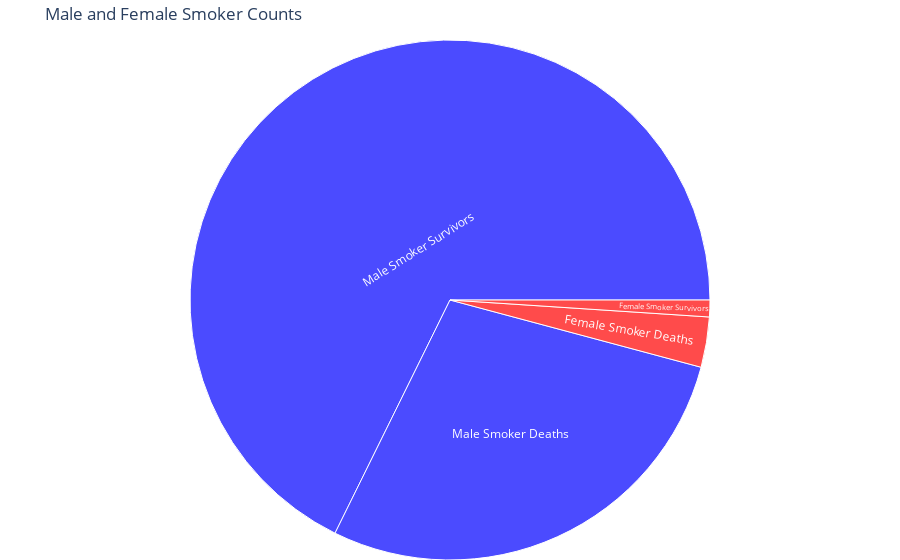

The notebook cell saved with this chart:
### Code cell
import plotly.express as px

# Create a DataFrame

df = pd.DataFrame({
    'Categories': ['Male Smoker Deaths', 'Female Smoker Deaths', 'Male Smoker Survivors', 'Female Smoker Survivors'],
    'Counts': [27, 3, 65, 1]
})

# Create a sunburst chart
fig = px.sunburst(df, path=['Categories'], values='Counts', color='Categories',
                  color_discrete_map={'Male Smoker Deaths': 'blue', 'Female Smoker Deaths': 'red',
                                      'Male Smoker Survivors': 'blue', 'Female Smoker Survivors': 'red'},
                  title='Male and Female Smoker Counts')

# Update layout for better presentation
fig.update_layout(margin=dict(l=0, r=0, b=0, t=40))

# Show the chart
fig.show()

### Figure 1 — Plotly figure (JSON) as saved in the notebook; plotly's stock layout.template omitted (floating-point values rounded to 4 significant figures)
{"data": [{"branchvalues": "total", "customdata": [["Female Smoker Survivors"], ["Male Smoker Survivors"], ["Female Smoker Deaths"], ["Male Smoker Deaths"]], "domain": {"x": [0, 1], "y": [0, 1]}, "hovertemplate": "labels=%{label}<br>Counts=%{value}<br>parent=%{parent}<br>id=%{id}<br>Categories=%{customdata[0]}<extra></extra>", "ids": ["Female Smoker Survivors", "Male Smoker Survivors", "Female Smoker Deaths", "Male Smoker Deaths"], "labels": ["Female Smoker Survivors", "Male Smoker Survivors", "Female Smoker Deaths", "Male Smoker Deaths"], "marker": {"colors": ["red", "blue", "red", "blue"]}, "name": "", "parents": ["", "", "", ""], "type": "sunburst", "values": [1, 65, 3, 27]}], "layout": {"legend": {"tracegroupgap": 0}, "margin": {"b": 0, "l": 0, "r": 0, "t": 40}, "title": {"text": "Male and Female Smoker Counts"}}}
